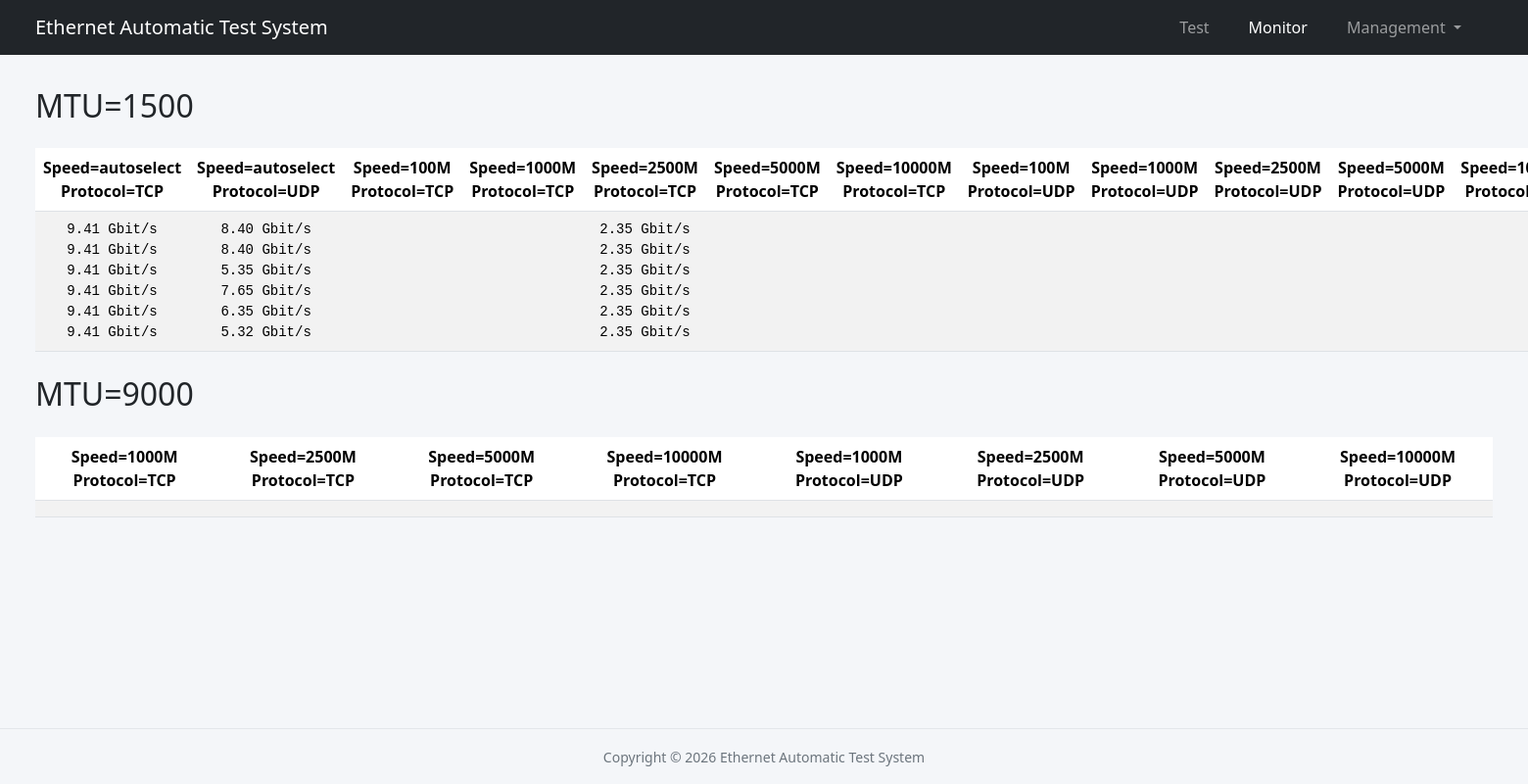
Page /api/iperf_detail/1 on the earlier database version.
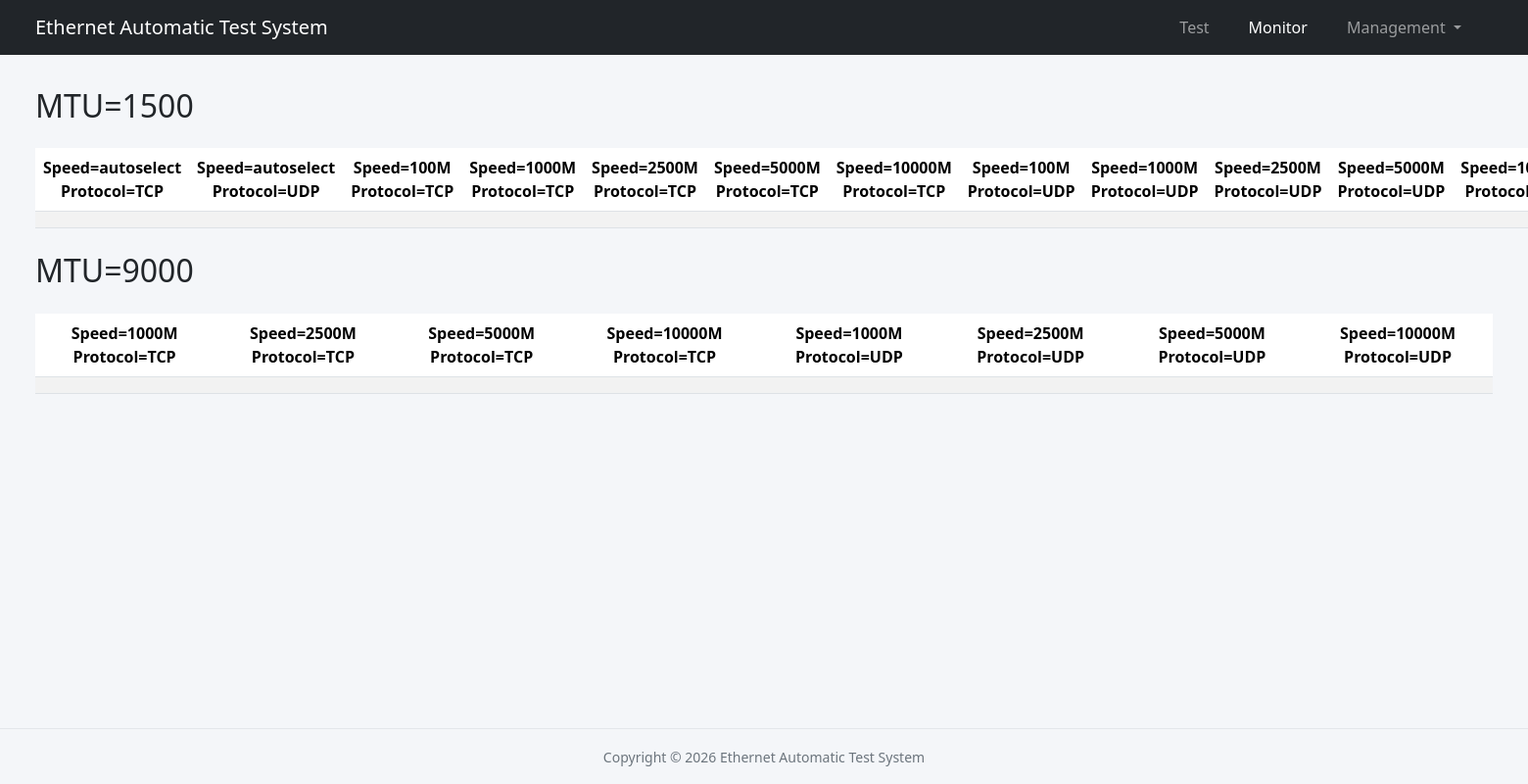
Same page on the later database version.
### libs/models.py (models this page shows)
class Result(db.Model):
    __tablename__ = 'result'
    id = db.Column(db.Integer, primary_key=True)
    switch_model = db.Column(db.String(200), nullable=False, unique=True)
    server_no = db.Column(db.String(20), nullable=False)
    server_sn = db.Column(db.String(50))
    server_ethernet_info = db.Column(db.String(200))
    server_phase = db.Column(db.String(20), nullable=False)
    server_project_code = db.Column(db.String(20), nullable=False)
    server_os_version = db.Column(db.String(50), nullable=False)
    server_bundle = db.Column(db.String(20))
    server_username = db.Column(db.String(50), nullable=False)
    server_hostname = db.Column(db.String(50), nullable=False)
    client_no = db.Column(db.String(20), nullable=False)
    client_sn = db.Column(db.String(50))
    client_ethernet_info = db.Column(db.String(200))
    client_phase = db.Column(db.String(20), nullable=False)
    client_project_code = db.Column(db.String(20), nullable=False)
    client_os_version = db.Column(db.String(50), nullable=False)
    client_bundle = db.Column(db.String(20))
    client_username = db.Column(db.String(50), nullable=False)
    client_hostname = db.Column(db.String(50), nullable=False)
    cable = db.Column(db.String(100), nullable=False)
    eee_status = db.Column(db.String(100))
    ping_test = db.Column(db.String(20))
    sleep_test = db.Column(db.String(20))
    restart_test = db.Column(db.String(20))
    shutdown_test = db.Column(db.String(20))
    mtu1500_autoselect_tcp = db.Column(db.String(200))
    mtu1500_autoselect_udp = db.Column(db.String(200))
    mtu1500_100_tcp = db.Column(db.String(200))
    mtu1500_100_udp = db.Column(db.String(200))
    mtu1500_1g_tcp = db.Column(db.String(200))
    mtu1500_1g_udp = db.Column(db.String(200))
    mtu1500_2500_tcp = db.Column(db.String(200))
    mtu1500_2500_udp = db.Column(db.String(200))
    mtu1500_5g_tcp = db.Column(db.String(200))
    mtu1500_5g_udp = db.Column(db.String(200))
    mtu1500_10g_tcp = db.Column(db.String(200))
    mtu1500_10g_udp = db.Column(db.String(200))
    mtu9000_1g_tcp = db.Column(db.String(200))
    mtu9000_1g_udp = db.Column(db.String(200))
    mtu9000_2500_tcp = db.Column(db.String(200))
    mtu9000_2500_udp = db.Column(db.String(200))
    mtu9000_5g_tcp = db.Column(db.String(200))
    mtu9000_5g_udp = db.Column(db.String(200))
    mtu9000_10g_tcp = db.Column(db.String(200))
    mtu9000_10g_udp = db.Column(db.String(200))
    send_file = db.Column(db.String(100))
    receive_file = db.Column(db.String(100))
    overnight_iperf = db.Column(db.String(100))
    send_file_issue = db.Column(db.Text)
    receive_file_issue = db.Column(db.Text)
    overnight_iperf_issue = db.Column(db.Text)
    ping_test_issue = db.Column(db.Text)
    sleep_test_issue = db.Column(db.Text)
    restart_test_issue = db.Column(db.Text)
    shutdown_test_issue = db.Column(db.Text)
    autoselect_tcp_issue = db.Column(db.Text)
    autoselect_udp_issue = db.Column(db.Text)
    mtu1500_100_tcp_issue = db.Column(db.Text)
    mtu1500_100_udp_issue = db.Column(db.Text)
    mtu1500_1g_tcp_issue = db.Column(db.Text)
    mtu1500_1g_udp_issue = db.Column(db.Text)
    mtu1500_2500_tcp_issue = db.Column(db.Text)
    mtu1500_2500_udp_issue = db.Column(db.Text)
    mtu1500_5g_tcp_issue = db.Column(db.Text)
    mtu1500_5g_udp_issue = db.Column(db.Text)
    mtu1500_10g_tcp_issue = db.Column(db.Text)
    mtu1500_10g_udp_issue = db.Column(db.Text)
    mtu9000_1g_tcp_issue = db.Column(db.Text)
    mtu9000_1g_udp_issue = db.Column(db.Text)
    mtu9000_2500_tcp_issue = db.Column(db.Text)
    mtu9000_2500_udp_issue = db.Column(db.Text)
    mtu9000_5g_tcp_issue = db.Column(db.Text)
    mtu9000_5g_udp_issue = db.Column(db.Text)
    mtu9000_10g_tcp_issue = db.Column(db.Text)
    mtu9000_10g_udp_issue = db.Column(db.Text)
    update_time = db.Column(db.String(60))
    is_exported = db.Column(db.Boolean, default=False)
    created_at = db.Column(db.DateTime)

### app.py (the view)
@app.route("/api/iperf_detail/<int:result_id>", methods=["GET"])
def iperf_detail(result_id):
    result = Result.query.get_or_404(result_id)
    return render_template("iperf_detail.html", result=result, current_url='monitor')

### templates/iperf_detail.html (shortened to what the changed rows need)
{% extends "base.html" %}
{% block contents %}
<h2 class="my-4">MTU=1500</h2>
<table class="table table-striped">
    <thead>
        <tr>
            <th class="text-center">Speed=autoselect Protocol=TCP</th>
            <th class="text-center">Speed=autoselect Protocol=UDP</th>
            <th class="text-center">Speed=100M  Protocol=TCP</th>
            <th class="text-center">Speed=1000M  Protocol=TCP</th>
            <th class="text-center">Speed=2500M  Protocol=TCP</th>
            <th class="text-center">Speed=5000M  Protocol=TCP</th>
            <th class="text-center">Speed=10000M  Protocol=TCP</th>
            <th class="text-center">Speed=100M  Protocol=UDP</th>
            <th class="text-center">Speed=1000M  Protocol=UDP</th>
            <th class="text-center">Speed=2500M  Protocol=UDP</th>
            <th class="text-center">Speed=5000M  Protocol=UDP</th>
            <th class="text-center">Speed=10000M  Protocol=UDP</th>
        </tr>
    </thead>
    <tbody>
        {% if result %}
        <tr>
            <td>{% if result.mtu1500_autoselect_tcp %}<pre>{{ result.mtu1500_autoselect_tcp }}</pre>{% endif %}</td>
            <td>{% if result.mtu1500_autoselect_udp %}<pre>{{ result.mtu1500_autoselect_udp }}</pre>{% endif %}</td>
            <td>{% if result.mtu1500_100_tcp %}<pre>{{ result.mtu1500_100_tcp }}</pre>{% endif %}</td>
            <td>{% if result.mtu1500_1g_tcp %}<pre>{{ result.mtu1500_1g_tcp }}</pre>{% endif %}</td>
            <td>{% if result.mtu1500_2500_tcp %}<pre>{{ result.mtu1500_2500_tcp }}</pre>{% endif %}</td>
            <td>{% if result.mtu1500_5g_tcp %}<pre>{{ result.mtu1500_5g_tcp }}</pre>{% endif %}</td>
            <td>{% if result.mtu1500_10g_tcp %}<pre>{{ result.mtu1500_10g_tcp }}</pre>{% endif %}</td>
            <td>{% if result.mtu1500_100_udp %}<pre>{{ result.mtu1500_100_udp }}</pre>{% endif %}</td>
            <td>{% if result.mtu1500_1g_udp %}<pre>{{ result.mtu1500_1g_udp }}</pre>{% endif %}</td>
            <td>{% if result.mtu1500_2500_udp %}<pre>{{ result.mtu1500_2500_udp }}</pre>{% endif %}</td>
            <td>{% if result.mtu1500_5g_udp %}<pre>{{ result.mtu1500_5g_udp }}</pre>{% endif %}</td>
            <td>{% if result.mtu1500_10g_udp %}<pre>{{ result.mtu1500_10g_udp }}</pre>{% endif %}</td>
        </tr>
        {% else %}
        <tr>
            <td colspan="12" class="text-center text-muted py-4">
                <i class="bi bi-inbox"></i> There is no test record now.
            </td>
        </tr>
        {% endif %}
    </tbody>
</table>
<h2 class="my-4">MTU=9000</h2>
<table class="table table-striped">
    <thead>
        <tr>
            <th class="text-center">Speed=1000M  Protocol=TCP</th>
            <th class="text-center">Speed=2500M  Protocol=TCP</th>
            <th class="text-center">Speed=5000M  Protocol=TCP</th>
            <th class="text-center">Speed=10000M  Protocol=TCP</th>
            <th class="text-center">Speed=1000M  Protocol=UDP</th>
            <th class="text-center">Speed=2500M  Protocol=UDP</th>
            <th class="text-center">Speed=5000M  Protocol=UDP</th>
            <th class="text-center">Speed=10000M  Protocol=UDP</th>
        </tr>
    </thead>
</table>
{% endblock %}

Differences in the rows shown:
no longer on this page (row edited): Result: mtu1500_autoselect_tcp "9.41 Gbit/s 9.41 Gbit/s 9.41 Gbit/s 9.41 Gbit/s 9.41 Gbit/s 9.41 Gbit/s", mtu1500_autoselect_udp "8.40 Gbit/s 8.40 Gbit/s 5.35 Gbit/s 7.65 Gbit/s 6.35 Gbit/s 5.32 Gbit/s", mtu1500_2500_tcp "2.35 Gbit/s 2.35 Gbit/s 2.35 Gbit/s 2.35 Gbit/s 2.35 Gbit/s 2.35 Gbit/s"
